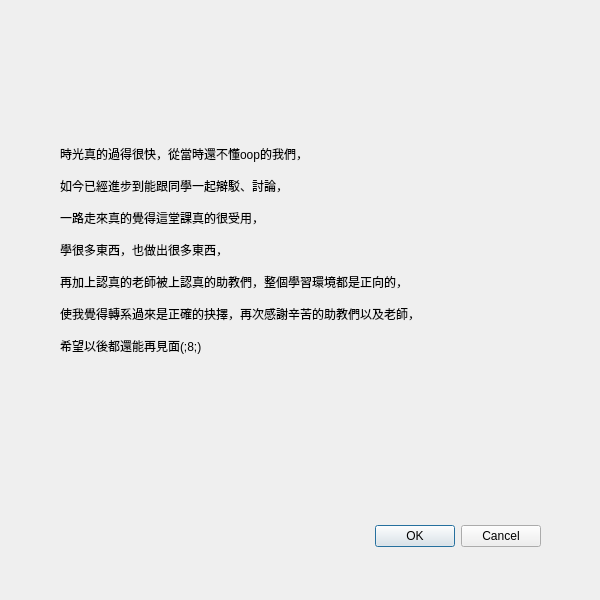
<?xml version="1.0" encoding="UTF-8"?>
<ui version="4.0">
 <class>DialogAbout</class>
 <widget class="QDialog" name="DialogAbout">
  <property name="geometry">
   <rect>
    <x>0</x>
    <y>0</y>
    <width>600</width>
    <height>600</height>
   </rect>
  </property>
  <property name="windowTitle">
   <string>Dialog</string>
  </property>
  <property name="windowIcon">
   <iconset resource="resources.qrc">
    <normaloff>:/picture/img/myGrade.png</normaloff>:/picture/img/myGrade.png</iconset>
  </property>
  <widget class="QDialogButtonBox" name="buttonBox">
   <property name="geometry">
    <rect>
     <x>200</x>
     <y>520</y>
     <width>341</width>
     <height>32</height>
    </rect>
   </property>
   <property name="orientation">
    <enum>Qt::Horizontal</enum>
   </property>
   <property name="standardButtons">
    <set>QDialogButtonBox::Cancel|QDialogButtonBox::Ok</set>
   </property>
  </widget>
  <widget class="QLabel" name="Label_About">
   <property name="geometry">
    <rect>
     <x>60</x>
     <y>0</y>
     <width>500</width>
     <height>500</height>
    </rect>
   </property>
   <property name="text">
    <string>時光真的過得很快，從當時還不懂oop的我們，

如今已經進步到能跟同學一起辯駁、討論，

一路走來真的覺得這堂課真的很受用，

學很多東西，也做出很多東西，

再加上認真的老師被上認真的助教們，整個學習環境都是正向的，

使我覺得轉系過來是正確的抉擇，再次感謝辛苦的助教們以及老師，

希望以後都還能再見面(;8;)</string>
   </property>
  </widget>
 </widget>
 <resources>
  <include location="resources.qrc"/>
 </resources>
 <connections>
  <connection>
   <sender>buttonBox</sender>
   <signal>accepted()</signal>
   <receiver>DialogAbout</receiver>
   <slot>accept()</slot>
   <hints>
    <hint type="sourcelabel">
     <x>248</x>
     <y>254</y>
    </hint>
    <hint type="destinationlabel">
     <x>157</x>
     <y>274</y>
    </hint>
   </hints>
  </connection>
  <connection>
   <sender>buttonBox</sender>
   <signal>rejected()</signal>
   <receiver>DialogAbout</receiver>
   <slot>reject()</slot>
   <hints>
    <hint type="sourcelabel">
     <x>316</x>
     <y>260</y>
    </hint>
    <hint type="destinationlabel">
     <x>286</x>
     <y>274</y>
    </hint>
   </hints>
  </connection>
 </connections>
</ui>
